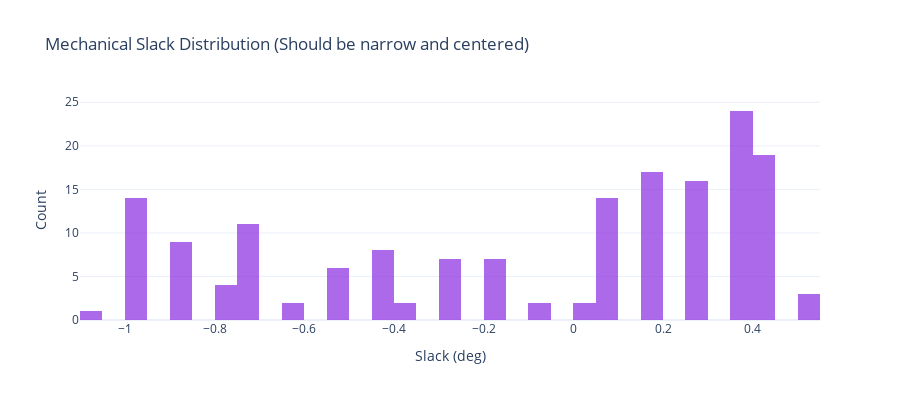

Notebook code cell kept with this figure:
### Markdown cell above
## Error Distribution

### Code cell
# Histogram of mechanical slack
fig3 = go.Figure()

fig3.add_trace(go.Histogram(
    x=df['mech_slack'], nbinsx=50,
    marker_color='rgb(138, 43, 226)',
    opacity=0.7
))

fig3.update_layout(
    title='Mechanical Slack Distribution (Should be narrow and centered)',
    xaxis_title='Slack (deg)',
    yaxis_title='Count',
    height=400,
    template='plotly_white'
)

fig3.show()

### Figure 1 — Plotly figure (JSON) as saved in the notebook; plotly's stock layout.template omitted (floating-point values rounded to 4 significant figures; data arrays with more than 128 entries replaced by an {"elided": "..."} marker saying what was removed)
{"data": [{"marker": {"color": "rgb(138, 43, 226)"}, "nbinsx": 50, "opacity": 0.7, "type": "histogram", "x": {"elided": "168 float values"}}], "layout": {"height": 400, "title": {"text": "Mechanical Slack Distribution (Should be narrow and centered)"}, "xaxis": {"title": {"text": "Slack (deg)"}}, "yaxis": {"title": {"text": "Count"}}}}
